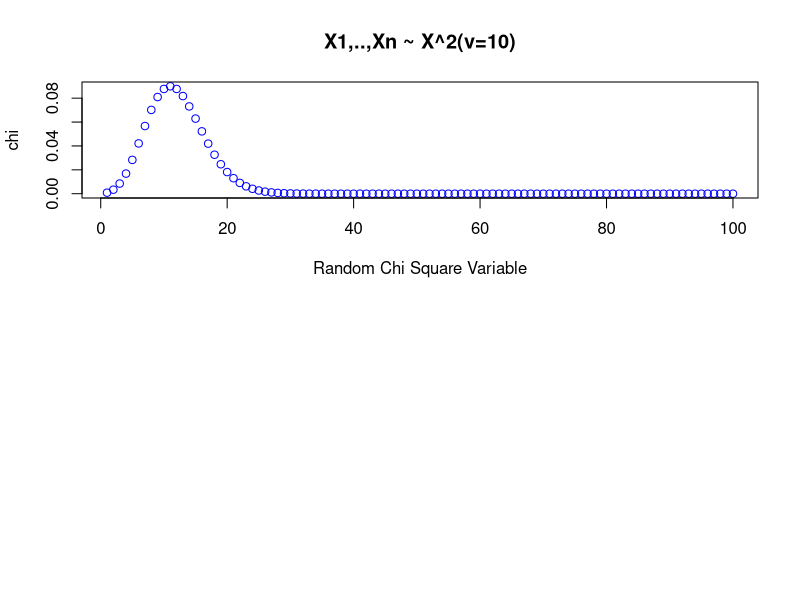

Write the R code that produced this figure. (Note: this script raises an error after producing the figure.)
# A special case of Gamma 

# Degrees of freedom in chi square
v<-10
par(mfrow=c(2,1))
chi<-dchisq(v, df = 1:100)
density(chi, col="blue")
plot(chi,col="blue",xlab="Random Chi Square Variable",main="X1,..,Xn ~ X^2(v=10)")
#Chi Square transformation to Gamma distribution scale and shape parameters
gamma_density <- dgamma(x=1:100,shape=v/2,scale=2,xlab="random gamma variable",main="X1,.....,Xn ~ Gamma (v/2,2)")
plot(rgamma,col="green",xlab="Random Gamma Variables",main="X1,...,Xn ~ Gamma(Shape = v/2,Sclae = 2")

# Generate a T distribution from 1000 random chi square variables and 1000 standard normal variables

par(mfrow=c(1,1))
#1000 random standard Normal variables
rstand_norm<-rnorm(1000,mean=0,sd=1)
#1000 chi square random variables with 3 degrees of freedom
chi_rand <- rchisq(1:1000,df=3)

square_chi_rand<-sqrt(chi_rand/3)

t<-rstand_norm/square_chi_rand
max<-max(t)
min<-min(t)
class(min)
max

#This is X1,....,Xn ~ T(df=3)
hist(t,breaks=seq(-17,11,.1),col="green")


